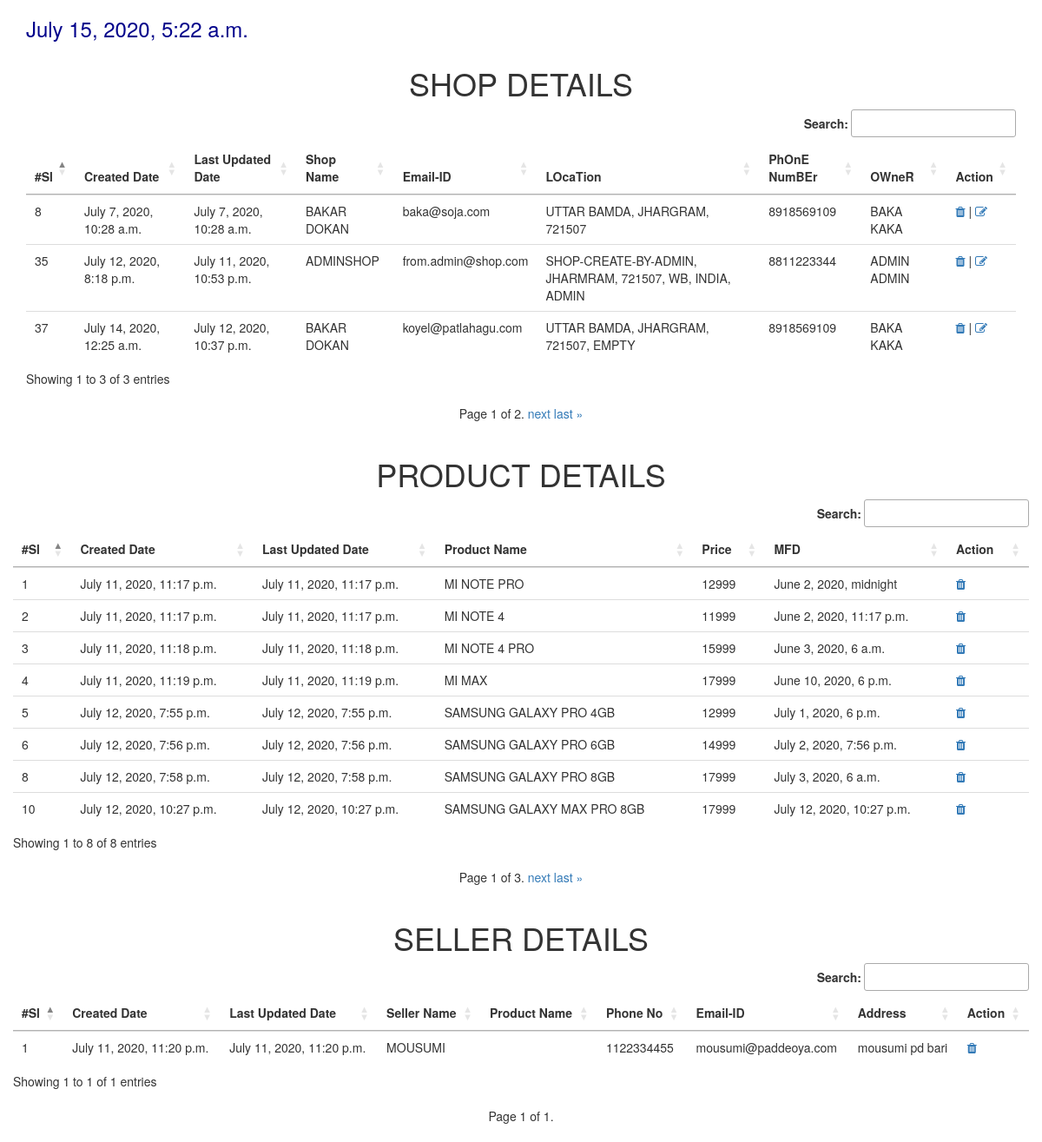
The page /myapp1/hello/ on the database its author committed.
### myapp1/models.py (models this page shows)
class MyShop(models.Model):
    shop_name = models.CharField(max_length=100)
    shop_email = models.EmailField(max_length=100)
    shop_location = models.TextField()
    shop_phono = models.IntegerField(null=False, blank=False)
    shop_ownner = models.CharField(max_length=100, null=False, blank=False)
    shop_owner_pic = models.ImageField(upload_to='shop', max_length=100, default="N/A")
    created_at = models.DateTimeField(auto_now=True)
    updated_at = models.DateTimeField(auto_now_add=True)
    class Meta:
        db_table = "ShopDetail"

class Product(models.Model):
    product_name = models.CharField(max_length=100)
    price = models.CharField(max_length=100)
    mfd = models.DateTimeField(auto_now_add=False)
    created_at = models.DateTimeField(auto_now=True)
    updated_at = models.DateTimeField(auto_now_add=True)

class Seller(models.Model):
    product_id = models.ForeignKey(Product, on_delete=models.CASCADE)
    seller_name = models.CharField(max_length=100)
    phone_no = models.IntegerField(blank=True, null=True)
    email_id = models.EmailField(max_length=255, blank=True, null=True)
    address = models.TextField()
    seller_pic = models.ImageField(upload_to='seller', max_length=100, default='N/A')
    created_at = models.DateTimeField(auto_now=True)
    updated_at = models.DateTimeField(auto_now_add=True)

### myapp1/views.py (the view, shortened to what this page needs)
@require_http_methods(["GET", "POST", "PUT", "DELETE"])
def hello(request):
    today_time = datetime.datetime.now()
    checking = MyShop.objects.filter(shop_email__exact = "koyel@patlahagu.com").count()
    shopobj = MyShop.objects.all().order_by('-id')
    shopPaginator = Paginator(shopobj, 3)
    page_number = request.GET.get('page')
    shop_page_obj = shopPaginator.get_page(page_number)
    productobj = Product.objects.all().order_by('created_at')
    proPaginator = Paginator(productobj, 8)
    page_number = request.GET.get('page')
    pro_page_obj = proPaginator.get_page(page_number)
    sellerobj = Seller.objects.all()
    sellerPaginator = Paginator(sellerobj, 3)
    page_number = request.GET.get('page')
    seller_page_obj = sellerPaginator.get_page(page_number)
    obj = {"shopdetails": shop_page_obj, "products": pro_page_obj, "sellers": seller_page_obj, "datetime": today_time}
    template = loader.get_template('hello.html')
    return HttpResponse(template.render(obj))

### myapp1/templates/hello.html (shortened to what this page needs)
{% extends "layout/layout.html" %}
    {% block content %}
        <div class="container">
            <div class="row">
                <div class="col-md-12">
                    <h3><span style="color:darkblue">{{datetime}}</span></h3>
                </div>
            </div>
            <div class="row">
                <div class="col-md-12">
                    <div class="row">
                        <div class="col-md-12 text-center">
                            <h1>SHOP DETAILS</h1>
                        </div>
                    </div>
                    <div class="row">
                        <div class="col-md-12">
                            <table style="border: darkred;" class="table table-hover table-border" id="shoptbl" title="EVERY SHOP DETAILS">
                                <thead>
                                    <tr>
                                        <th>#Sl</th>
                                        <th>Created Date</th>
                                        <th>Last Updated Date</th>
                                        <th>Shop Name</th>
                                        <th>Email-ID</th>
                                        <th>LOcaTion</th>
                                        <th>PhOnE NumBEr</th>
                                        <th>OWneR</th>
                                        <th>Action</th>
                                    </tr>
                                </thead>
                                <tbody>
                                    {% for sd in shopdetails %}
                                    <tr>
                                        <td>{{sd.id}}</td>
                                        <td>{{sd.created_at}}</td>
                                        <td>{{sd.updated_at}}</td>
                                        <td>{{sd.shop_name|upper}}</td>
                                        <td>{{sd.shop_email}}</td>
                                        <td>{{sd.shop_location|upper}}</td>
                                        <td>{{sd.shop_phono}}</td>
                                        <td>{{sd.shop_ownner|upper}}</td>
                                        <td>
                                            <a href="{% url 'shop-delete' id=sd.id %}"><i class="fa fa-trash"></i></a> |
                                            <a href="{% url 'single-shop' id=sd.id %}"><i class="fa fa-edit"></i></a>
                                        </td>
                                    </tr>
                                    {% endfor %}
                                </tbody>
                            </table>
                        </div>
                    </div>
                    <div class="row text-center">
                        <div class="pagination">
                            <span class="step-links">
                                <span class="current">
                                    Page {{ shopdetails.number }} of {{ shopdetails.paginator.num_pages }}.
                                </span>
                                {% if shopdetails.has_next %}
                                    <a href="?page={{ shopdetails.next_page_number }}">next</a>
                                    <a href="?page={{ shopdetails.paginator.num_pages }}">last &raquo;</a>
                                {% endif %}
                            </span>
                        </div>
                    </div>
                </div>
            </div>
            <div class="row">
                <div class="col-md-12">
                    <div class="row">
                        <div class="col-md-12 text-center">
                            <h1>PRODUCT DETAILS</h1>
                        </div>
                    </div>
                    <div class="row">
                        <table style="border: darkred;" class="table table-hover table-border" id="producttbl" title="EVERY PRODUCT DETAILS">
                            <thead>
                                <tr>
                                    <th>#Sl</th>
                                    <th>Created Date</th>
                                    <th>Last Updated Date</th>
                                    <th>Product Name</th>
                                    <th>Price</th>
                                    <th>MFD</th>
                                    <th>Action</th>
                                </tr>
                            </thead>
                            <tbody>
                                {% for pd in products %}
                                <tr>
                                    <td>{{pd.id}}</td>
                                    <td>{{pd.created_at}}</td>
                                    <td>{{pd.updated_at}}</td>
                                    <td>{{pd.product_name|upper}}</td>
                                    <td>{{pd.price}}</td>
                                    <td>{{pd.mfd}}</td>
                                    <td>
                                        <a href="{% url 'product-delete' id=pd.id %}"><i class="fa fa-trash"></i></a>
                                    </td>
                                </tr>
                                {% endfor %}
                            </tbody>
                        </table>
                    </div>
                    <div class="row text-center">
                        <div class="pagination">
                            <span class="step-links">
                                <span class="current">
                                    Page {{ products.number }} of {{ products.paginator.num_pages }}.
                                </span>
                                {% if products.has_next %}
                                    <a href="?page={{ products.next_page_number }}">next</a>
                                    <a href="?page={{ products.paginator.num_pages }}">last &raquo;</a>
                                {% endif %}
                            </span>
                        </div>
                    </div>
                </div>
            </div>
            <div class="row">
                <div class="col-md-12">
                    <div class="row">
                        <div class="col-md-12 text-center">
                            <h1>SELLER DETAILS</h1>
                        </div>
                    </div>
                    <div class="row">
                        <table style="border: darkred;" class="table table-hover table-border" id="sellertbl" title="EVERY SELLER DETAILS">
                            <thead>
                                <tr>
                                    <th>#Sl</th>
                                    <th>Created Date</th>
                                    <th>Last Updated Date</th>
                                    <th>Seller Name</th>
                                    <th>Product Name</th>
                                    <th>Phone No</th>
                                    <th>Email-ID</th>
                                    <th>Address</th>
                                    <th>Action</th>
                                </tr>
                            </thead>
                            <tbody>
                                {% for sl in sellers %}
                                <tr>
                                    <td>{{sl.id}}</td>
                                    <td>{{sl.created_at}}</td>
                                    <td>{{sl.updated_at}}</td>
                                    <td>{{sl.seller_name|upper}}</td>
                                    <td>{{sl.product_id_id.product_name}}</td>
                                    <td>{{sl.phone_no}}</td>
                                    <td>{{sl.email_id}}</td>
                                    <td>{{sl.address}}</td>
                                    <td>
                                        <a href="{% url 'seller-delete' id=sl.id %}"><i class="fa fa-trash"></i></a>
                                    </td>
                                </tr>
                                {% endfor %}
                            </tbody>
                        </table>
                    </div>
                    <div class="row text-center">
                        <div class="pagination">
                            <span class="step-links">
                                <span class="current">
                                    Page {{ sellers.number }} of {{ sellers.paginator.num_pages }}.
                                </span>
                            </span>
                        </div>
                    </div>
                </div>
            </div>
        </div>
    {% endblock %}

### rows shown on the page
MyShop: id "37", created_at "July 14, 2020, 12:25 a.m.", updated_at "July 12, 2020, 10:37 p.m.", shop_name "BAKAR DOKAN", shop_email "koyel@patlahagu.com", shop_location "UTTAR BAMDA, JHARGRAM, 721507, EMPTY", shop_phono "8918569109", shop_ownner "BAKA KAKA"
MyShop: id "35", created_at "July 12, 2020, 8:18 p.m.", updated_at "July 11, 2020, 10:53 p.m.", shop_name "ADMINSHOP", shop_email "from.admin@shop.com", shop_location "SHOP-CREATE-BY-ADMIN, JHARMRAM, 721507, WB, INDIA, ADMIN", shop_phono "8811223344", shop_ownner "ADMIN ADMIN"
MyShop: id "8", created_at "July 7, 2020, 10:28 a.m.", updated_at "July 7, 2020, 10:28 a.m.", shop_name "BAKAR DOKAN", shop_email "baka@soja.com", shop_location "UTTAR BAMDA, JHARGRAM, 721507", shop_phono "8918569109", shop_ownner "BAKA KAKA"
Product: id "1", created_at "July 11, 2020, 11:17 p.m.", updated_at "July 11, 2020, 11:17 p.m.", product_name "MI NOTE PRO", price "12999", mfd "June 2, 2020, midnight"
Product: id "2", created_at "July 11, 2020, 11:17 p.m.", updated_at "July 11, 2020, 11:17 p.m.", product_name "MI NOTE 4", price "11999", mfd "June 2, 2020, 11:17 p.m."
Product: id "3", created_at "July 11, 2020, 11:18 p.m.", updated_at "July 11, 2020, 11:18 p.m.", product_name "MI NOTE 4 PRO", price "15999", mfd "June 3, 2020, 6 a.m."
Product: id "4", created_at "July 11, 2020, 11:19 p.m.", updated_at "July 11, 2020, 11:19 p.m.", product_name "MI MAX", price "17999", mfd "June 10, 2020, 6 p.m."
Product: id "5", created_at "July 12, 2020, 7:55 p.m.", updated_at "July 12, 2020, 7:55 p.m.", product_name "SAMSUNG GALAXY PRO 4GB", price "12999", mfd "July 1, 2020, 6 p.m."
Product: id "6", created_at "July 12, 2020, 7:56 p.m.", updated_at "July 12, 2020, 7:56 p.m.", product_name "SAMSUNG GALAXY PRO 6GB", price "14999", mfd "July 2, 2020, 7:56 p.m."
Product: id "8", created_at "July 12, 2020, 7:58 p.m.", updated_at "July 12, 2020, 7:58 p.m.", product_name "SAMSUNG GALAXY PRO 8GB", price "17999", mfd "July 3, 2020, 6 a.m."
Product: id "10", created_at "July 12, 2020, 10:27 p.m.", updated_at "July 12, 2020, 10:27 p.m.", product_name "SAMSUNG GALAXY MAX PRO 8GB", price "17999", mfd "July 12, 2020, 10:27 p.m."
Seller: id "1", created_at "July 11, 2020, 11:20 p.m.", updated_at "July 11, 2020, 11:20 p.m.", seller_name "MOUSUMI", phone_no "1122334455", email_id "mousumi@paddeoya.com", address "mousumi pd bari"

### other values the page prints
{{ shopdetails.number }} "1"
{{ shopdetails.paginator.num_pages }} "2"
{{ products.number }} "1"
{{ products.paginator.num_pages }} "3"
{{ sellers.number }} "1"
{{ sellers.paginator.num_pages }} "1"
